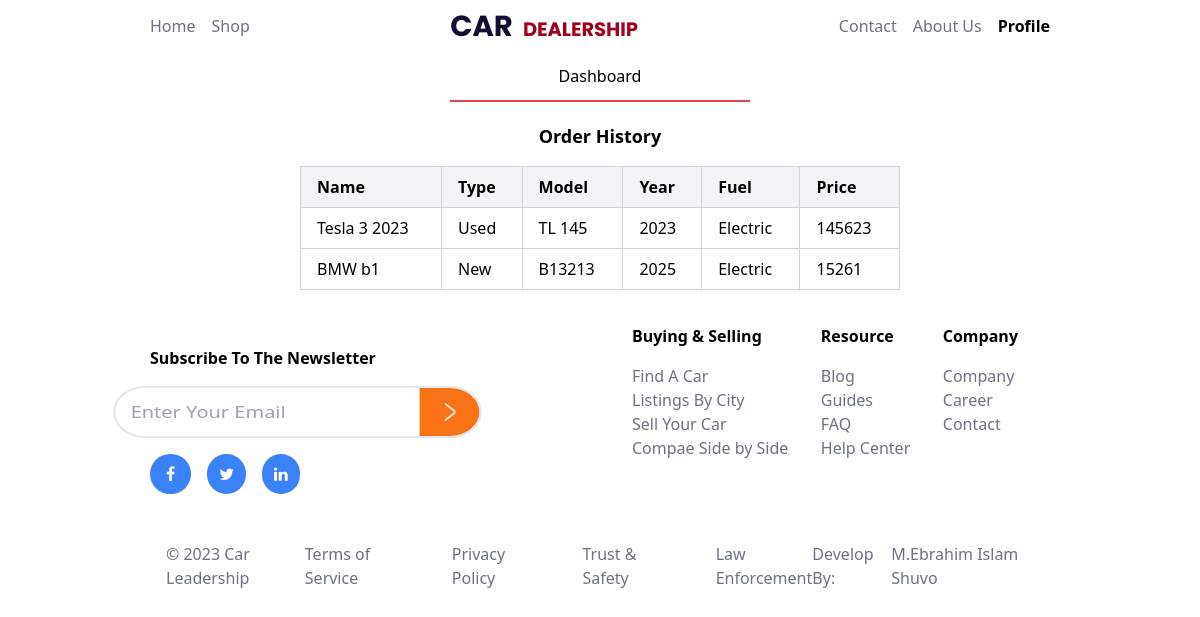
The app's page /Customer.php?email=shuvo@gmail.com with its own data.
### tables this page shows
CREATE TABLE `sell` (
  `customer_name` varchar(30) DEFAULT NULL,
  `customer_number` varchar(30) DEFAULT NULL,
  `customer_email` varchar(30) DEFAULT NULL,
  `customer_address` varchar(100) DEFAULT NULL,
  `car_name` varchar(30) DEFAULT NULL,
  `car_type` varchar(30) DEFAULT NULL,
  `car_model` varchar(30) DEFAULT NULL,
  `car_year` varchar(30) DEFAULT NULL,
  `car_fuel` varchar(30) DEFAULT NULL,
  `car_price` varchar(30) DEFAULT NULL
);

### Customer.php (the view, shortened to what this page needs)
<?php
require_once('confiq/conection.php');
if (isset($_GET['email'])) {
    $email = $_GET['email'];
    $sql = "SELECT * FROM sell where customer_email = '$email'";
    $result = $con->query($sql);
}
?>
<!DOCTYPE html>
<html lang="en">
<head>
    <link rel="stylesheet" href="https://cdnjs.cloudflare.com/ajax/libs/font-awesome/4.7.0/css/font-awesome.min.css">
    <script src="https://cdn.tailwindcss.com"></script>
</head>
<body>
    <div class="flex flex-col items-center text-gray-500">
        <div class="flex md:justify-between justify-center items-center w-9/12 m-auto gap-4">
            <div class="flex gap-4">
                <a href="index.php" class="hover:scale-110 hover:font-semibold hover:text-black">Home</a>
                <a href="shop.php" class="hover:scale-110 hover:font-semibold hover:text-black">Shop</a>
            </div>
            <img class="hidden md:block" src="photo/logo.png" alt="">
            <div class="flex gap-4">
                <a class="hover:scale-110 hover:font-semibold hover:text-black">Contact</a>
                <a class="hover:scale-110 hover:font-semibold hover:text-black">About Us</a>
                <a href="Customer.php" class="font-semibold text-black">Profile</a>
            </div>
        </div>
    </div>
    <div class="flex w-full pb-5 md:w-6/12 m-auto">
        <p class="text-center w-[50%] border-b-2 border-red-500 py-3 m-auto">Dashboard</p>
    </div>
    <div class="order-history-section md:w-6/12 m-auto">
        <p class="text-lg text-center font-semibold mb-4">Order History</p>
        <table class="table-auto w-full border-collapse border border-gray-300">
            <thead class="bg-gray-100">
                <tr>
                    <th class="border border-gray-300 px-4 py-2 text-left">Name</th>
                    <th class="border border-gray-300 px-4 py-2 text-left">Type</th>
                    <th class="border border-gray-300 px-4 py-2 text-left">Model</th>
                    <th class="border border-gray-300 px-4 py-2 text-left">Year</th>
                    <th class="border border-gray-300 px-4 py-2 text-left">Fuel</th>
                    <th class="border border-gray-300 px-4 py-2 text-left">Price</th>
                </tr>
            </thead>
            <tbody>
            <?php
            while ($row = mysqli_fetch_array($result)) {
            ?>
                <tr>
                    <td class="border border-gray-300 px-4 py-2"><?php echo htmlspecialchars($row['car_name']); ?></td>
                    <td class="border border-gray-300 px-4 py-2"><?php echo htmlspecialchars($row['car_type']); ?></td>
                    <td class="border border-gray-300 px-4 py-2"><?php echo htmlspecialchars($row['car_model']); ?></td>
                    <td class="border border-gray-300 px-4 py-2"><?php echo htmlspecialchars($row['car_year']); ?></td>
                    <td class="border border-gray-300 px-4 py-2"><?php echo htmlspecialchars($row['car_fuel']); ?></td>
                    <td class="border border-gray-300 px-4 py-2"><?php echo htmlspecialchars($row['car_price']); ?></td>
                </tr>
            <?php
            }
            ?>
            </tbody>
        </table>
    </div>
    <div class="flex flex-col md:flex-row md:justify-between md:w-9/12 m-auto items-center">
        <div class="flex flex-col items-center md:items-start gap-4  md:mt-14 mt-7">
            <h4 class="font-semibold">Subscribe To The Newsletter</h4>
            <div class="flex scale-x-125 border-2 rounded-full">
                <input class="rounded-l-full pl-3" type="email" placeholder="Enter Your Email">
                <img class="p-3 bg-orange-500 rounded-r-full" src="photo/arrow-right-white.png" alt="">
            </div>
            <div class=" flex items-center gap-4 mb-8 md:0">
                <a href="#" class="fa fa-facebook bg-blue-500 hover:bg-blue-700 text-white py-3 px-4 rounded-full"></a>
                <a href="#" class="fa fa-twitter bg-blue-500 hover:bg-blue-700 text-white py-3 px-3 rounded-full"></a>
                <a href="#" class="fa fa-linkedin bg-blue-500 hover:bg-blue-700 text-white py-3 px-3 rounded-full"></a>
            </div>
        </div>
        <div class="flex justify-between p-8 md:p- pt-0 w-11/12 md:w-6/12 text-gray-500">
            <div class="flex flex-col gap-4">
                <h3 class="text-black font-bold">Buying & Selling</h3>
                <div class="">
                    <p>Find A Car</p>
                    <p>Listings By City</p>
                    <p>Sell Your Car</p>
                    <p>Compae Side by Side</p>
                </div>
            </div>
            <div class="flex flex-col gap-4">
                <h3 class="text-black font-bold">Resource</h3>
                <div class="">
                    <p>Blog</p>
                    <p>Guides</p>
                    <p>FAQ</p>
                    <p>Help Center</p>
                </div>
            </div>
            <div class="flex flex-col gap-4">
                <h3 class="text-black font-bold">Company</h3>
                <div class="">
                    <p>Company</p>
                    <p>Career</p>
                    <p>Contact</p>
                </div>
            </div>
        </div>
    </div>
    <div class="">
        <div class="text-gray-500 px-4 flex flex-col items-center md:flex-row md:justify-between md:w-9/12 m-auto md:p-4 ">
            <div class="">
                <p>© 2023 Car Leadership</p>
            </div>
            <div class="flex justify-between md:gap-14">
                <p>Terms of Service</p>
                <p>Privacy Policy</p>
                <p>Trust & Safety</p>
                <p>Law Enforcement</p>
            </div>
            <div class="flex gap-2">
                <p>Develop By: </p>
                <a href="https://www.facebook.com/ebrahim.islam.2003">M.Ebrahim Islam Shuvo</a>
            </div>
        </div>
    </div>
</body>
</html>

### records on screen
sell: car_name "Tesla 3 2023", car_type "Used", car_model "TL 145", car_year "2023", car_fuel "Electric", car_price "145623"
sell: car_name "BMW b1", car_type "New", car_model "B13213", car_year "2025", car_fuel "Electric", car_price "15261"
